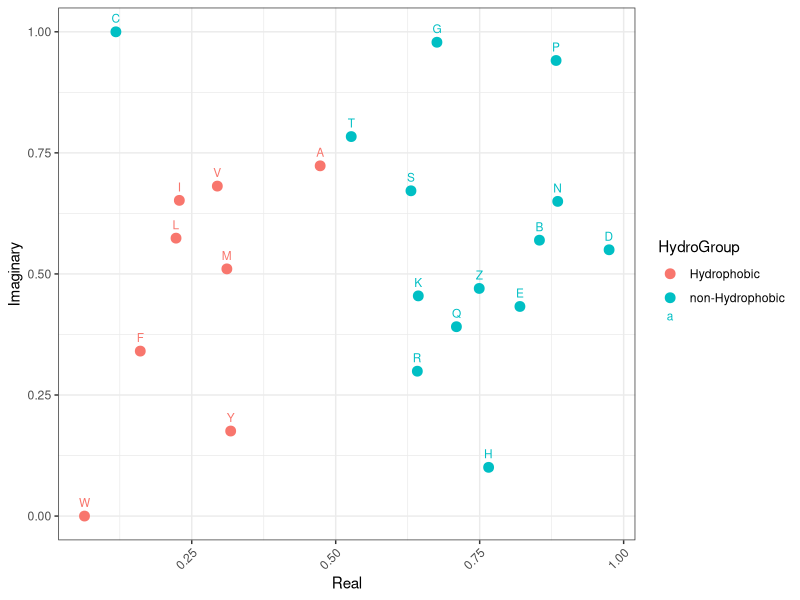
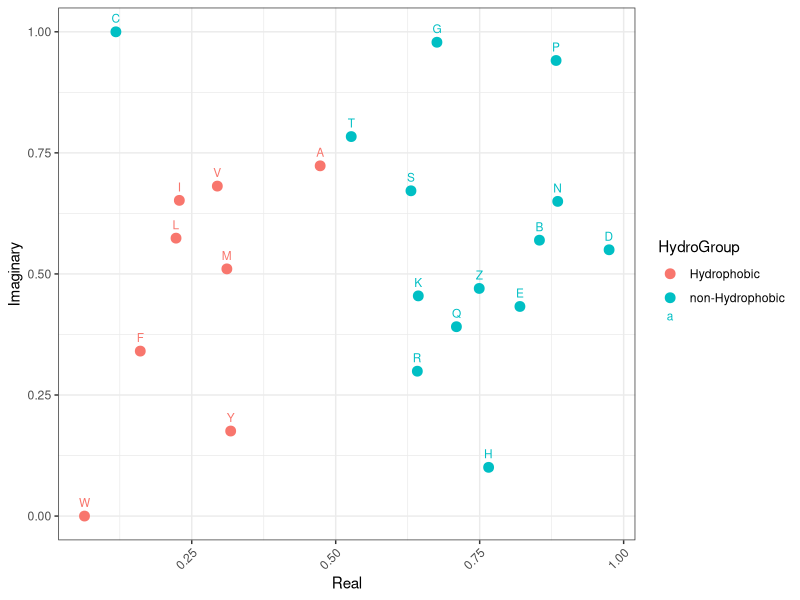
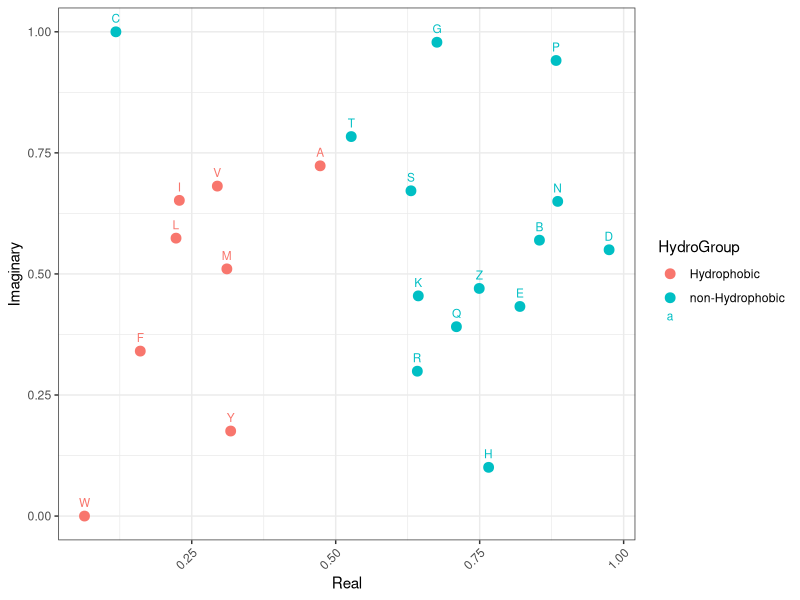

Recreate these plots in R, in order.
library(tidyverse)

# Check current working directory
getwd()

AA = c('A', 'B', 'C', 'D', 'E', 'F', 'G', 'H', 'I', 'K', 'L', 'M', 'N', 'P', 'Q', 'R', 'S', 'T', 'V', 'W', 'Y', 'Z')
Real = c(0.47301727329604, 0.8538094956668423, 0.11828499793341991, 0.9747755230028201, 0.8199014520800844, 0.1606248385548573, 0.6757813367907463, 0.7655475910683724, 0.22845927297235719, 0.6434182427720703, 0.2227242052954308, 0.3110071300912875, 0.885539733325962, 0.882696763865174, 0.7096238831354776, 0.6417589349110779, 0.6306863593294083, 0.5269649336844214, 0.2944342578286395, 0.06376658936235352, 0.3176178122104376, 0.7492495377328181)
Imaginary = c(0.7232536733082316, 0.5697059160384558, 1, 0.5499076221718956, 0.43284167492105957, 0.3406523494456186, 0.9784576691706325, 0.1006221953193782, 0.651919464341051, 0.45469533326941014, 0.5739188104178984, 0.5104547567892527, 0.6498448427150636, 0.9408035208616283, 0.39104919843056674, 0.29915271002578964, 0.6716984414123757, 0.7836565106841363, 0.6813887581916396, 0, 0.1755879467197631, 0.4700787706762518)
hydrophobic = c("A", "V", "I", "L", "M", "F", "Y", "W")
  
df <- data.frame(AA, Real, Imaginary)
df$HydroGroup <- ifelse(df$AA %in% hydrophobic, "Hydrophobic", "non-Hydrophobic")


# plot 
p = df %>%
    ggplot(aes(x = Real, y = Imaginary, color = HydroGroup)) +
    geom_point(size = 3) +
    geom_text(aes(label = AA), vjust = -1, size = 3) +
    theme_bw() +
    theme(axis.text.x = element_text(angle = 45, hjust = 1))

p

# Save plot as PDF
ggsave("aa_complex_2d.pdf", plot = p, width = 7, height = 5)
ggsave("aa_complex_2d.png", plot = p, width = 7, height = 5, dpi = 300)

# Ref
# https://en.wikipedia.org/wiki/Proteinogenic_amino_acid#/media/File:Proteinogenic_Amino_Acid_Table.png
# https://en.wikipedia.org/wiki/Amino_acid#/media/File:ProteinogenicAminoAcids.svg 

